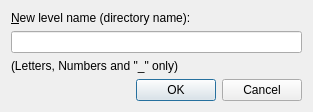
<?xml version="1.0" encoding="UTF-8"?>
<ui version="4.0">
 <class>NewLevelDialog</class>
 <widget class="QDialog" name="NewLevelDialog">
  <property name="geometry">
   <rect>
    <x>0</x>
    <y>0</y>
    <width>313</width>
    <height>112</height>
   </rect>
  </property>
  <property name="windowTitle">
   <string>Create New Level</string>
  </property>
  <layout class="QVBoxLayout" name="verticalLayout">
   <item>
    <widget class="QLabel" name="label">
     <property name="locale">
      <locale language="English" country="UnitedKingdom"/>
     </property>
     <property name="text">
      <string>&amp;New level name (directory name):</string>
     </property>
     <property name="buddy">
      <cstring>levelName</cstring>
     </property>
    </widget>
   </item>
   <item>
    <widget class="QLineEdit" name="levelName">
     <property name="maxLength">
      <number>100</number>
     </property>
    </widget>
   </item>
   <item>
    <widget class="QLabel" name="label_2">
     <property name="text">
      <string>(Letters, Numbers and "_" only)</string>
     </property>
    </widget>
   </item>
   <item>
    <widget class="QDialogButtonBox" name="buttonBox">
     <property name="locale">
      <locale language="English" country="UnitedKingdom"/>
     </property>
     <property name="orientation">
      <enum>Qt::Horizontal</enum>
     </property>
     <property name="standardButtons">
      <set>QDialogButtonBox::Cancel|QDialogButtonBox::Ok</set>
     </property>
    </widget>
   </item>
  </layout>
 </widget>
 <resources/>
 <connections>
  <connection>
   <sender>buttonBox</sender>
   <signal>accepted()</signal>
   <receiver>NewLevelDialog</receiver>
   <slot>accept()</slot>
   <hints>
    <hint type="sourcelabel">
     <x>248</x>
     <y>254</y>
    </hint>
    <hint type="destinationlabel">
     <x>157</x>
     <y>274</y>
    </hint>
   </hints>
  </connection>
  <connection>
   <sender>buttonBox</sender>
   <signal>rejected()</signal>
   <receiver>NewLevelDialog</receiver>
   <slot>reject()</slot>
   <hints>
    <hint type="sourcelabel">
     <x>316</x>
     <y>260</y>
    </hint>
    <hint type="destinationlabel">
     <x>286</x>
     <y>274</y>
    </hint>
   </hints>
  </connection>
 </connections>
</ui>
